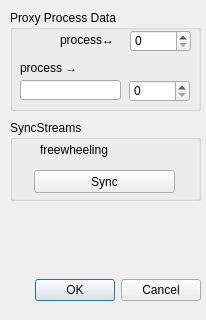
<?xml version="1.0" encoding="UTF-8"?>
<ui version="4.0">
 <class>MIXconfig</class>
 <widget class="QDialog" name="MIXconfig">
  <property name="geometry">
   <rect>
    <x>0</x>
    <y>0</y>
    <width>206</width>
    <height>320</height>
   </rect>
  </property>
  <property name="windowTitle">
   <string notr="true">WILMix configuration</string>
  </property>
  <widget class="QDialogButtonBox" name="closeButtons">
   <property name="geometry">
    <rect>
     <x>10</x>
     <y>270</y>
     <width>191</width>
     <height>41</height>
    </rect>
   </property>
   <property name="orientation">
    <enum>Qt::Horizontal</enum>
   </property>
   <property name="standardButtons">
    <set>QDialogButtonBox::Cancel|QDialogButtonBox::Ok</set>
   </property>
  </widget>
  <widget class="QGroupBox" name="frame_proxy">
   <property name="geometry">
    <rect>
     <x>10</x>
     <y>10</y>
     <width>191</width>
     <height>101</height>
    </rect>
   </property>
   <property name="title">
    <string>Proxy Process Data</string>
   </property>
   <widget class="QSpinBox" name="proxy_recvPort">
    <property name="geometry">
     <rect>
      <x>120</x>
      <y>20</y>
      <width>61</width>
      <height>22</height>
     </rect>
    </property>
    <property name="toolTip">
     <string>data sent to this port is forwarded to the SMi's /process/</string>
    </property>
    <property name="maximum">
     <number>65535</number>
    </property>
   </widget>
   <widget class="QLineEdit" name="proxy_sendHost">
    <property name="geometry">
     <rect>
      <x>10</x>
      <y>70</y>
      <width>101</width>
      <height>20</height>
     </rect>
    </property>
    <property name="toolTip">
     <string>process-data gets forwarded to this host</string>
    </property>
   </widget>
   <widget class="QSpinBox" name="proxy_sendPort">
    <property name="geometry">
     <rect>
      <x>119</x>
      <y>70</y>
      <width>61</width>
      <height>22</height>
     </rect>
    </property>
    <property name="toolTip">
     <string>process-data gets forwarded to this port</string>
    </property>
    <property name="maximum">
     <number>65535</number>
    </property>
   </widget>
   <widget class="QLabel" name="label_fromProcess">
    <property name="geometry">
     <rect>
      <x>10</x>
      <y>50</y>
      <width>101</width>
      <height>16</height>
     </rect>
    </property>
    <property name="text">
     <string>process →</string>
    </property>
   </widget>
   <widget class="QLabel" name="label_toProcess">
    <property name="geometry">
     <rect>
      <x>50</x>
      <y>20</y>
      <width>60</width>
      <height>20</height>
     </rect>
    </property>
    <property name="text">
     <string>process↔</string>
    </property>
   </widget>
  </widget>
  <widget class="QGroupBox" name="frame_sync">
   <property name="geometry">
    <rect>
     <x>10</x>
     <y>120</y>
     <width>191</width>
     <height>81</height>
    </rect>
   </property>
   <property name="title">
    <string>SyncStreams</string>
   </property>
   <widget class="QPushButton" name="syncButton">
    <property name="geometry">
     <rect>
      <x>24</x>
      <y>50</y>
      <width>141</width>
      <height>23</height>
     </rect>
    </property>
    <property name="text">
     <string>Sync</string>
    </property>
   </widget>
   <widget class="QLabel" name="label_sync">
    <property name="geometry">
     <rect>
      <x>30</x>
      <y>20</y>
      <width>71</width>
      <height>20</height>
     </rect>
    </property>
    <property name="text">
     <string>freewheeling</string>
    </property>
   </widget>
   <widget class="QLabel" name="label_syncTS">
    <property name="geometry">
     <rect>
      <x>60</x>
      <y>20</y>
      <width>101</width>
      <height>16</height>
     </rect>
    </property>
    <property name="layoutDirection">
     <enum>Qt::LeftToRight</enum>
    </property>
    <property name="text">
     <string/>
    </property>
    <property name="alignment">
     <set>Qt::AlignRight|Qt::AlignTrailing|Qt::AlignVCenter</set>
    </property>
   </widget>
  </widget>
 </widget>
 <resources/>
 <connections>
  <connection>
   <sender>closeButtons</sender>
   <signal>accepted()</signal>
   <receiver>MIXconfig</receiver>
   <slot>accept()</slot>
   <hints>
    <hint type="sourcelabel">
     <x>248</x>
     <y>254</y>
    </hint>
    <hint type="destinationlabel">
     <x>157</x>
     <y>274</y>
    </hint>
   </hints>
  </connection>
  <connection>
   <sender>closeButtons</sender>
   <signal>rejected()</signal>
   <receiver>MIXconfig</receiver>
   <slot>reject()</slot>
   <hints>
    <hint type="sourcelabel">
     <x>316</x>
     <y>260</y>
    </hint>
    <hint type="destinationlabel">
     <x>286</x>
     <y>274</y>
    </hint>
   </hints>
  </connection>
 </connections>
</ui>
